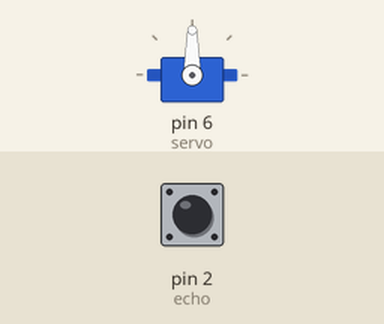
Simulated run of this sketch. Board: Arduino Uno, built with avr-gcc and run on an emulated ATmega328P. Parts: servo. The inputs (shaded band) are chosen by the test bench; at power-on: pin 2 (echo) LOW.

Above: at 0.1 s.
At 1.2 s:
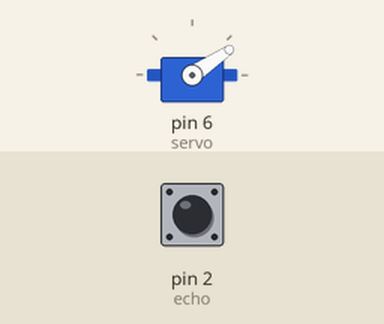
1.3 s: pin 2 (echo) pulsed HIGH 2 times (0.12 s each, 0.3 s apart)
At 2.4 s:
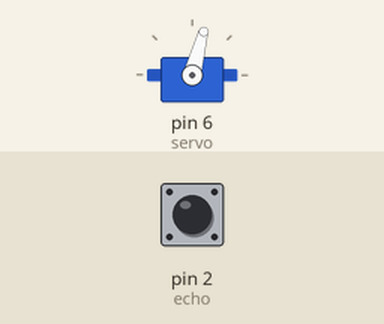
Timing chart, 0 to 4.3 s (numbered marks = the images above; inputs shaded):
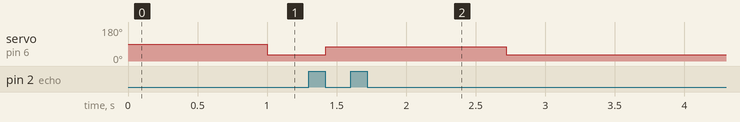

Measured:
- after the input at 1.3 s, servo on pin 6 (servo): 34° → 75° after 0.12 s, → 34° 1.3 s later

The sketch:

BallAndBeam.ino
```cpp
#include <Servo.h>
Servo s;
const float kp = 5;
const float kd = 10;
const float ki = 0;

const int echo = 2;
const int trig = 3;
const int servo = 6;

float d = 0;
float t = 0;
float angle = 0;
float u = 0;
float e = 0;
float ei = 0;
float ed = 0;
float eo = 0;
const float r = 20;
const float dt = 0.1;

void setup() {
  pinMode(echo, INPUT);
  pinMode(trig, OUTPUT);
  s.attach(servo);
  Serial.begin(9600);
}

void loop() {
  digitalWrite(trig, LOW);
  delayMicroseconds(1);
  digitalWrite(trig, HIGH);
  delayMicroseconds(10);
  digitalWrite(trig, HIGH);
  t = pulseIn(echo, HIGH);
  d = t * 0.017;
  if (d > 34) {
    d = 34;
  }
  if (d < 6) {
    d = 6;
  }

  e = r - d;
  ei = ei + (e * dt);
  ed = (e - eo) / dt;
  u = kp * e + ki * ei + kd * ed;
  //Serial.println(angle)

  if (d <= 17 or d >= 20) {
    angle = map(u, 1460 * 1.5, -1460 * 1.5, 25, 85);
  }
  else if (d > 17 or d < 20) {
    angle = map(u, 1460 * 2.5, -1460 * 2.5, 25, 85);
  }

  if (angle < 25) {
    angle = 25;
  }
  if (angle > 85) {
    angle = 85;
  }

  s.write(angle);


}
```
